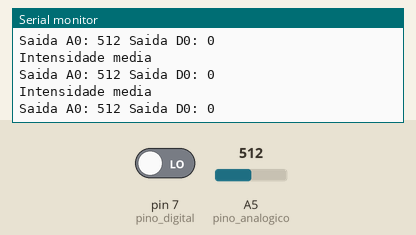
Recording of a sketch running on a simulated Arduino Uno, built with avr-gcc and run on an emulated ATmega328P. Parts: the last lines printed to the serial monitor. The inputs (shaded band) are chosen by the test bench; at power-on: A5 (pino_analogico) = 512, pin 7 (pino_digital) LOW.

Above: at 14.7 s.
14.8 s: A5 (pino_analogico) set to 309
At 15.7 s:
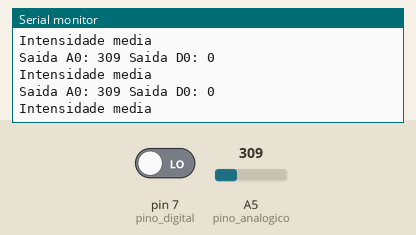
17.8 s: A5 (pino_analogico) set to 301
At 17.95 s:
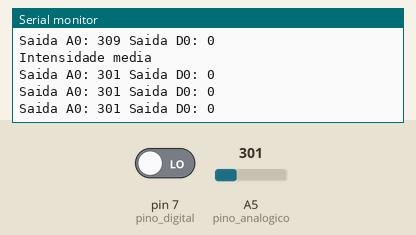
Timing chart, 0 to 20.3 s (numbered marks = the images above; inputs shaded):
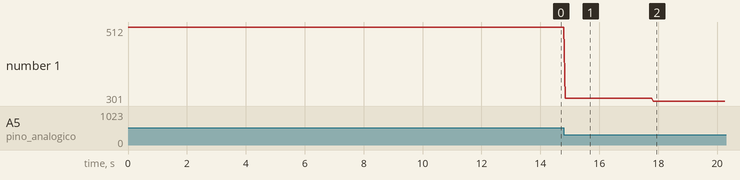

Measured:
- the behaviour switches between 302 and 301 on A5 (pino_analogico) (found by bisection; images 1 and 2)
- after the input at 14.8 s, the serial monitor: prints a new line after 0.05 s (image 1)
- after the input at 17.8 s, the serial monitor: prints a new line at once (image 2)
- plotted number 1: 512 → 309 after the input at 14.8 s, 309 → 301 after the input at 17.8 s

The sketch:

modulo-sensor-som.ino
```cpp
//Programa: Sensor de som KY-038
//Autor: Arduino e Cia

//Definicao pinos leds
//int pinoled_ver = 3;
//int pinoled_ama = 4;
//int pinoled_verm = 5;

//Definicao pinos sensor
int pino_analogico = A5;
int pino_digital = 7;

int valor_A0 = 0;
int valor_D = 0;

void setup()
{
  Serial.begin(9600);
  //Define pinos led como saida
  //pinMode(pinoled_ver, OUTPUT);
  //pinMode(pinoled_ama, OUTPUT);
  //pinMode(pinoled_verm, OUTPUT);
  //Define pinos sensor como entrada
  pinMode(pino_analogico, INPUT);
  pinMode(pino_digital, INPUT);
}

void loop()
{
  valor_A0 = analogRead(pino_analogico);
  valor_D = digitalRead(pino_digital);
  Serial.print("Saida A0: ");
  Serial.print(valor_A0);
  Serial.print(" Saida D0: ");
  Serial.println(valor_D);
  //Intensidade baixa
  if (valor_A0 > 20 && valor_A0 < 300)
  {
    Serial.println("Intensidade baixa");
    //digitalWrite(pinoled_ver, HIGH);
    //digitalWrite(pinoled_ama, LOW);
    //digitalWrite(pinoled_verm, LOW);
  }
  //Intensidade media
  if (valor_A0 > 301 && valor_A0 < 700)
  {
    Serial.println("Intensidade media");
    //digitalWrite(pinoled_ver, HIGH);
    //digitalWrite(pinoled_ama, HIGH);
    //digitalWrite(pinoled_verm, LOW);
  }
  //Intensidade alta
  if (valor_A0 > 701)
  {
    Serial.println("Intensidade alta");
    //digitalWrite(pinoled_ver, HIGH);
    //digitalWrite(pinoled_ama, HIGH);
    //digitalWrite(pinoled_verm, HIGH);
  }
  delay(50);
  //Apaga todos os leds
  //digitalWrite(pinoled_ver, LOW);
  //digitalWrite(pinoled_ama, LOW);
  //digitalWrite(pinoled_verm, LOW);
}
```
